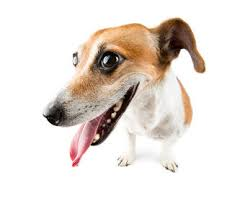
#> input picture consolidation_exercises/afolou.jpeg, 245 x 206 px, found by its file name
$ python gray_scale_convert.py
#> lines starting #> are read from the running program, lines starting #| are printed output that depends on the picture
import cv2
img = cv2.imread("consolidation_exercises/afolou.jpeg")
#> img is the input picture: shape (206, 245, 3); mean B, G, R 220, 225.7, 233.1
gray = cv2.cvtColor(img, cv2.COLOR_BGR2GRAY)
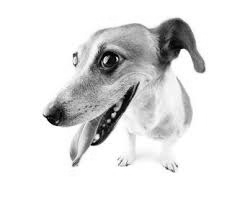
#> gray: shape (206, 245); min 0, max 255, mean 227.3
cv2.imshow("Colorida", img)
cv2.imshow("Cinza", gray)
cv2.waitKey(0)
cv2.destroyAllWindows()
